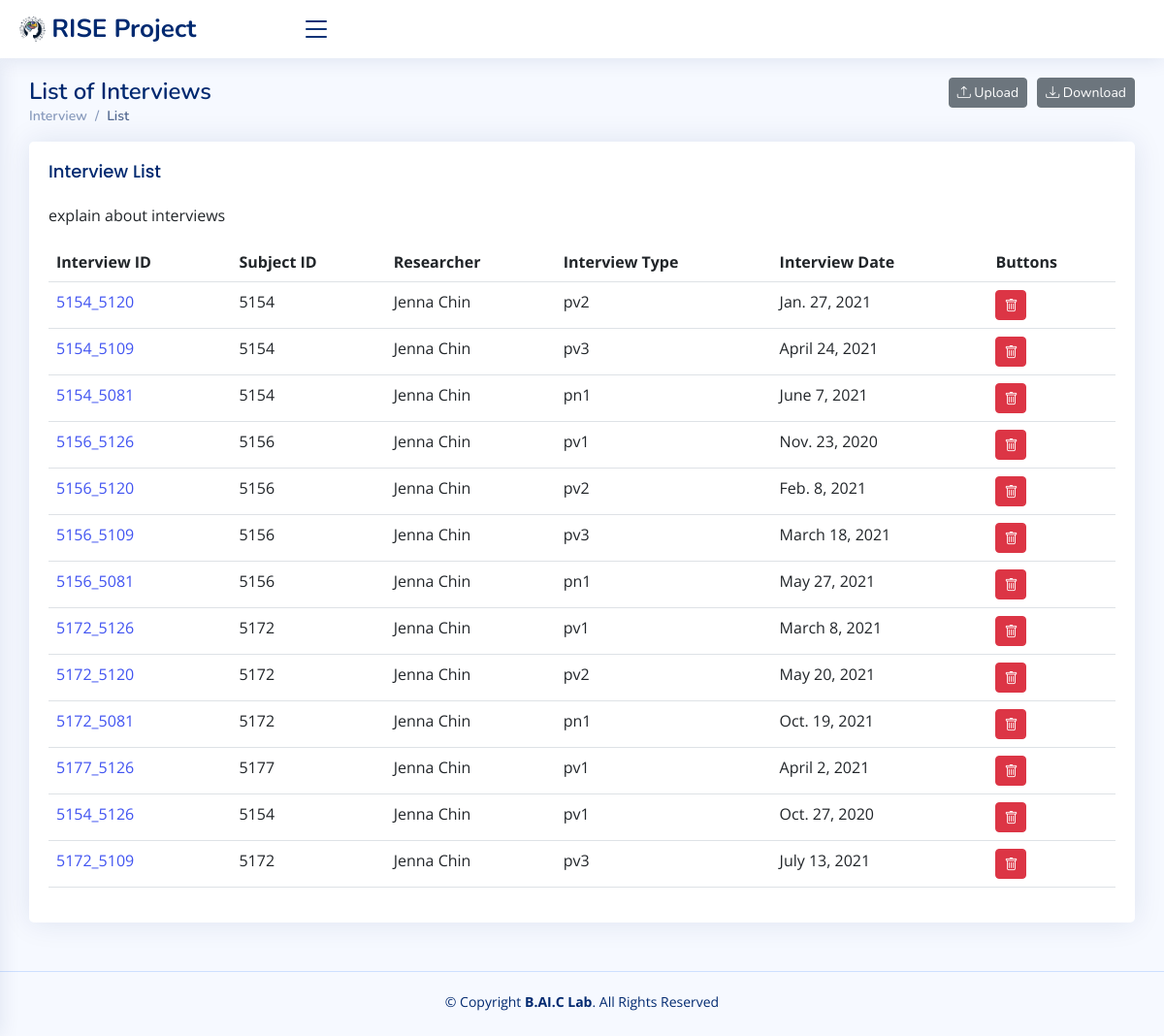
The page /interviewList/ on the database as committed earlier.
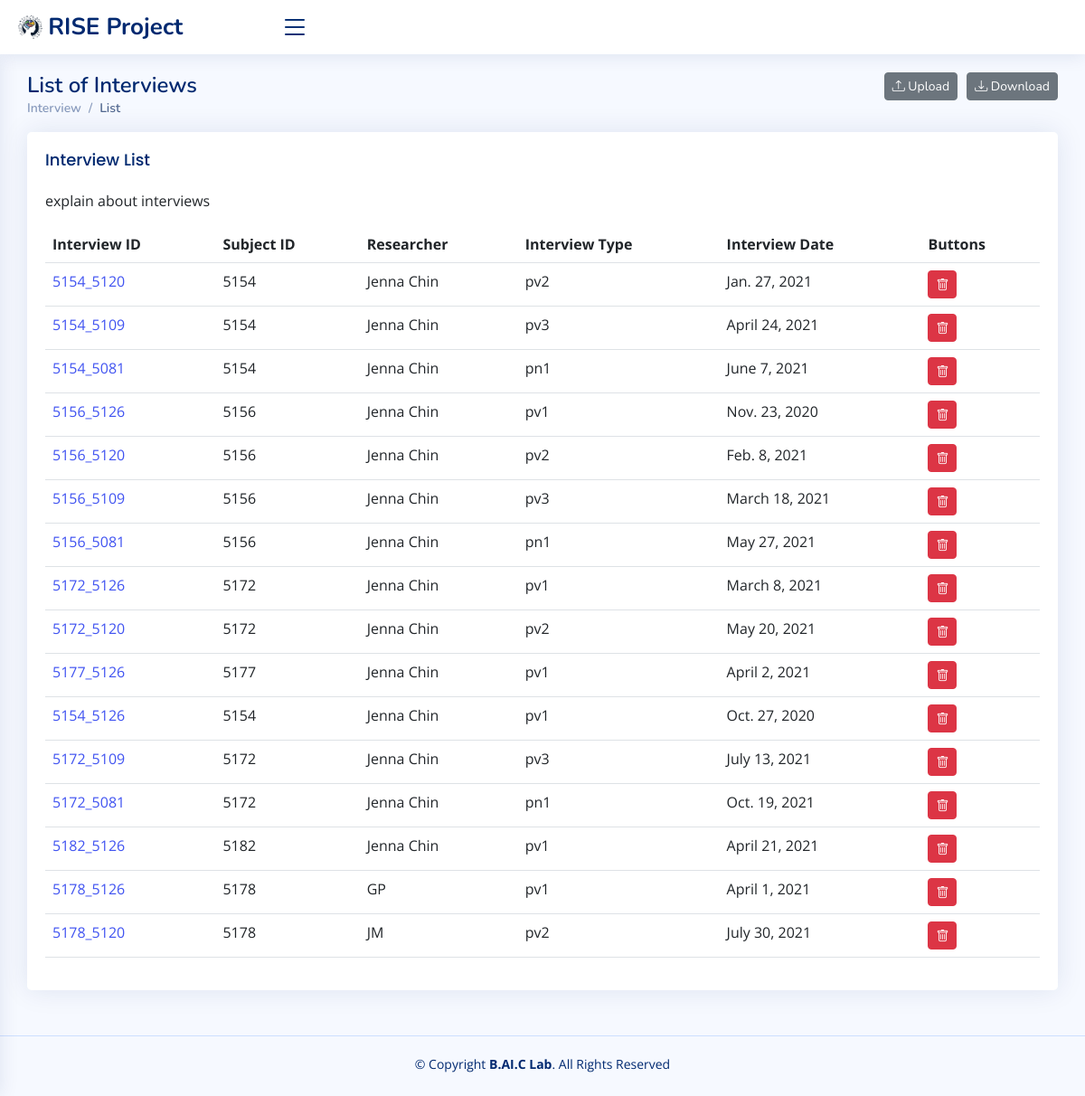
The same page on the database as committed later.
### rise/models.py (models this page shows, shortened)
class Interview(models.Model):
    interview_id = models.CharField(max_length=20, primary_key=True)
    subject_id = models.CharField(max_length=20)
    researcher = models.CharField(max_length=20)
    interview_type = models.CharField(max_length=20)
    interview_date = models.DateField()
    financial_supporter_type = models.CharField(max_length=20)
    household_adult = models.IntegerField(null=True)
    household_child = models.IntegerField(null=True)
    financial_familiy_adult = models.IntegerField(null=True)
    financial_familiy_child = models.IntegerField(null=True)
    housing_comments = models.TextField(null=True)
    move_date = models.DateField(null=True)
    conception_date = models.DateField(null=True)
    tri1_date = models.DateField(null=True)
    tri2_date = models.DateField(null=True)
    tri3_date = models.DateField(null=True)
    birth_date = models.DateField(null=True)
    scan_date = models.DateField(null=True)
    event_comments = models.TextField(null=True)
    object_type_1 = models.CharField(max_length=20, null=True)
    object_working_hour_1 = models.IntegerField(null=True)
    object_hourly_wage_1 = models.IntegerField(null=True)
    object_monthly_income_1 = models.IntegerField(null=True)
    object_start_date_1 = models.DateField(null=True)
    object_end_date_1 = models.DateField(null=True)
    object_comment_1 = models.TextField(null=True)
    object_type_2 = models.CharField(max_length=20, null=True)
    object_working_hour_2 = models.IntegerField(null=True)
    object_hourly_wage_2 = models.IntegerField(null=True)
    object_monthly_income_2 = models.IntegerField(null=True)
    object_start_date_2 = models.DateField(null=True)
    object_end_date_2 = models.DateField(null=True)
    object_comment_2 = models.TextField(null=True)
    object_type_3 = models.CharField(max_length=20, null=True)
    object_working_hour_3 = models.IntegerField(null=True)
    object_hourly_wage_3 = models.IntegerField(null=True)
    object_monthly_income_3 = models.IntegerField(null=True)
    object_start_date_3 = models.DateField(null=True)
    object_end_date_3 = models.DateField(null=True)
    object_comment_3 = models.TextField(null=True)
    object_type_4 = models.CharField(max_length=20, null=True)
    object_working_hour_4 = models.IntegerField(null=True)
    object_hourly_wage_4 = models.IntegerField(null=True)
    object_monthly_income_4 = models.IntegerField(null=True)
    object_start_date_4 = models.DateField(null=True)
    object_end_date_4 = models.DateField(null=True)
    object_comment_4 = models.TextField(null=True)
    object_type_5 = models.CharField(max_length=20, null=True)
    object_working_hour_5 = models.IntegerField(null=True)
    object_hourly_wage_5 = models.IntegerField(null=True)
    object_monthly_income_5 = models.IntegerField(null=True)
    object_start_date_5 = models.DateField(null=True)
    object_end_date_5 = models.DateField(null=True)
    object_comment_5 = models.TextField(null=True)
    object_type_6 = models.CharField(max_length=20, null=True)
    object_working_hour_6 = models.IntegerField(null=True)
    object_hourly_wage_6 = models.IntegerField(null=True)
    object_monthly_income_6 = models.IntegerField(null=True)
    object_start_date_6 = models.DateField(null=True)
    object_end_date_6 = models.DateField(null=True)
    object_comment_6 = models.TextField(null=True)
    object_type_7 = models.CharField(max_length=20, null=True)
    object_working_hour_7 = models.IntegerField(null=True)
    object_hourly_wage_7 = models.IntegerField(null=True)
    object_monthly_income_7 = models.IntegerField(null=True)
    object_start_date_7 = models.DateField(null=True)
    object_end_date_7 = models.DateField(null=True)
    object_comment_7 = models.TextField(null=True)
    object_type_8 = models.CharField(max_length=20, null=True)
    object_working_hour_8 = models.IntegerField(null=True)
    object_hourly_wage_8 = models.IntegerField(null=True)
    object_monthly_income_8 = models.IntegerField(null=True)
    object_start_date_8 = models.DateField(null=True)
    object_end_date_8 = models.DateField(null=True)
    object_comment_8 = models.TextField(null=True)
    object_type_9 = models.CharField(max_length=20, null=True)
    object_working_hour_9 = models.IntegerField(null=True)
    object_hourly_wage_9 = models.IntegerField(null=True)
    object_monthly_income_9 = models.IntegerField(null=True)
    object_start_date_9 = models.DateField(null=True)
    object_end_date_9 = models.DateField(null=True)
    object_comment_9 = models.TextField(null=True)
    object_type_10 = models.CharField(max_length=20, null=True)
    object_working_hour_10 = models.IntegerField(null=True)
    object_hourly_wage_10 = models.IntegerField(null=True)
    object_monthly_income_10 = models.IntegerField(null=True)
    object_start_date_10 = models.DateField(null=True)
    object_end_date_10 = models.DateField(null=True)
    object_comment_10 = models.TextField(null=True)

### rise/views.py (the view)
# urls.py: path('interviewList/', interview_list, name='interview_list'),
def interview_list(request):
    interviews = Interview.objects.all()
    return render(request, 'interview_list.html', {'interviews': interviews})

### rise/templates/interview_list.html (shortened to what this page needs)
<!DOCTYPE html>
<html lang="en">
{% load static %}
<head>
  <link href="{% static 'assets/vendor/bootstrap/css/bootstrap.min.css' %}" rel="stylesheet">
  <link href="{% static 'assets/vendor/bootstrap-icons/bootstrap-icons.css' %}" rel="stylesheet">
  <link href="{% static 'assets/vendor/boxicons/css/boxicons.min.css' %}" rel="stylesheet">
  <link href="{% static 'assets/vendor/quill/quill.snow.css' %}" rel="stylesheet">
  <link href="{% static 'assets/vendor/quill/quill.bubble.css' %}" rel="stylesheet">
  <link href="{% static 'assets/vendor/remixicon/remixicon.css' %}" rel="stylesheet">
  <link href="{% static 'assets/vendor/simple-datatables/style.css' %}" rel="stylesheet">
  <link href="{% static 'assets/css/style.css' %}" rel="stylesheet">
</head>
<body>
  <header id="header" class="header fixed-top d-flex align-items-center">
    <div class="d-flex align-items-center justify-content-between">
      <a href="/home" class="logo d-flex align-items-center">
        <img src="{% static 'assets/img/baic.png' %}" alt="">
        <span class="d-none d-lg-block"> RISE Project</span>
      </a>
      <i class="bi bi-list toggle-sidebar-btn"></i>
    </div>
  </header>
  <main id="main" class="main">
    <div class="pagetitle">
      <h1>
          List of Interviews
          <a href="{% url 'interview_download' %}">
              <button type="button" class="btn btn-secondary btn-sm" style="float: right; margin-left: 10px"><i class="bi bi-download"></i> Download</button>
          </a>
          <a href="{% url 'interview_upload' %}">
              <button type="button" class="btn btn-secondary btn-sm" style="float: right;"><i class="bi bi-upload"></i> Upload</button>
          </a>
      </h1>
      <nav>
        <ol class="breadcrumb">
          <li class="breadcrumb-item">Interview</li>
          <li class="breadcrumb-item active">List</li>
        </ol>
      </nav>
    </div>
    <section class="section">
      <div class="row">
        <div class="col-lg-12">
          <div class="card">
            <div class="card-body">
              <h5 class="card-title">Interview List</h5>
              <p>explain about interviews</p>
              {% if interviews %}
                <table class="table datatable">
                <thead>
                  <tr>
                    <th scope="col">Interview ID</th>
                    <th scope="col">Subject ID</th>
                    <th scope="col">Researcher</th>
                    <th scope="col">Interview Type</th>
                    <th scope="col">Interview Date</th>
                    <th scope="col">Buttons</th>
                  </tr>
                </thead>
                    <tbody>
                    {% for interview in interviews %}
                    <tr>
                        <td><a href="{% url 'interview_update' interview.interview_id %}">{{ interview.interview_id }}</a></td>
                        <td>{{ interview.subject_id }}</td>
                        <td>{{ interview.researcher }}</td>
                        <td>{{ interview.interview_type }}</td>
                        <td>{{ interview.interview_date }}</td>
                        <td>
                            <a href="/interviewDelete/{{ interview.interview_id }}" onclick="return confirmDelete();">
                                <button type="button" class="btn btn-danger btn-sm"><i class="bi bi-trash"></i></button>
                            </a>
                        </td>
                    </tr>
                    {% endfor %}
                    </tbody>
              </table>
              {% else %}
                  <p>Data Empty</p>
              {% endif %}
            </div>
          </div>
        </div>
      </div>
    </section>
  </main>
  <footer id="footer" class="footer">
    <div class="copyright">
      &copy; Copyright <strong><span>B.AI.C Lab</span></strong>. All Rights Reserved
    </div>
    <div class="credits">
    </div>
  </footer>
</body>
</html>

Rows that differ between the two databases and show on the page:
shown differently, row unchanged: Interview "Oct. 19, 2021": moves down the list
added Interview: interview_id "5182_5126", subject_id "5182", researcher "Jenna Chin", interview_type "pv1", interview_date "April 21, 2021"
added Interview: interview_id "5178_5126", subject_id "5178", researcher "GP", interview_type "pv1", interview_date "April 1, 2021"
added Interview: interview_id "5178_5120", subject_id "5178", researcher "JM", interview_type "pv2", interview_date "July 30, 2021"
